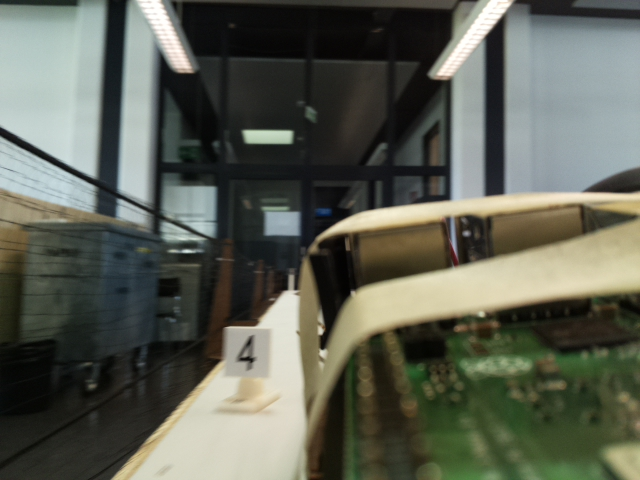
#> input picture Informatiker/Jupyter-Testskripts/images/test_run2/small/imageFromWeb_000.jpg, 640 x 480 px
$ jupyter execute detect_Signal_8_Integral_Test-Run2_small_white.ipynb
#> lines starting #> are read from the running program, lines starting #| are printed output that depends on the picture
Idee:
Es wird nach einem Quadrat gesucht mit definierter Grösse. Im Bild wird der Ausschnitt gesucht, welcher zur passenden Grösse die grösste weisse Fläche hat.

Ausgangssituation:
Da die Platte auf der sich die Schienen befindet weiss ist, findet der Algorithmus oft einen Punkt auf der Platte und nicht das weisse Signal.

[cell 1]
import cv2
import matplotlib.pyplot as plt

image = cv2.imread('images/test_run2/small/imageFromWeb_000.jpg')
#> image is the input picture: shape (480, 640, 3); mean B, G, R 85.1, 96.4, 93.2
hsv = cv2.cvtColor(image, cv2.COLOR_BGR2HSV)  #convert it to hsv
#> hsv: shape (480, 640, 3); mean H, S, V 53.2, 55.3, 99.5
plt.imshow(image)

[cell 2]
sub = image[300:450, 80:380]
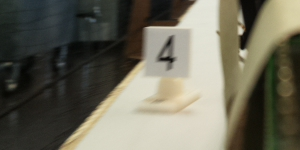
#> sub: shape (150, 300, 3); mean B, G, R 89.5, 104.3, 106.9
sub_gray = cv2.cvtColor(sub, cv2.COLOR_RGB2GRAY)
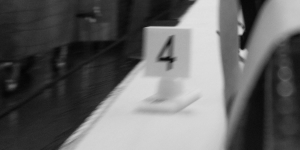
#> sub_gray: shape (150, 300); min 4, max 226, mean 100.2
hsv = cv2.cvtColor(image, cv2.COLOR_BGR2HSV)  # convert it to hsv
h, s, v = cv2.split(hsv)
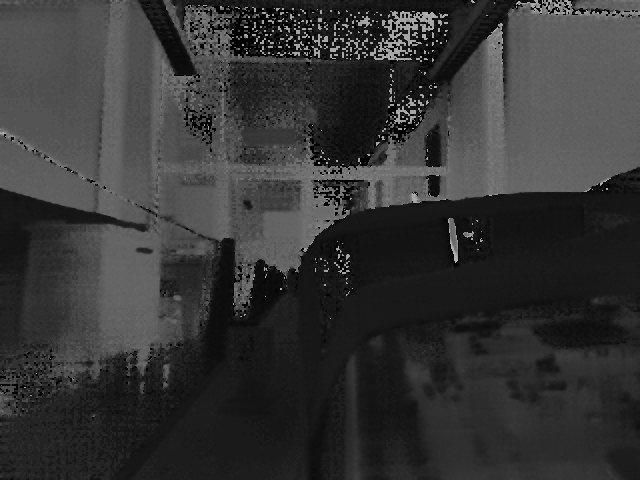
#> h: shape (480, 640); min 0, max 179, mean 53.2
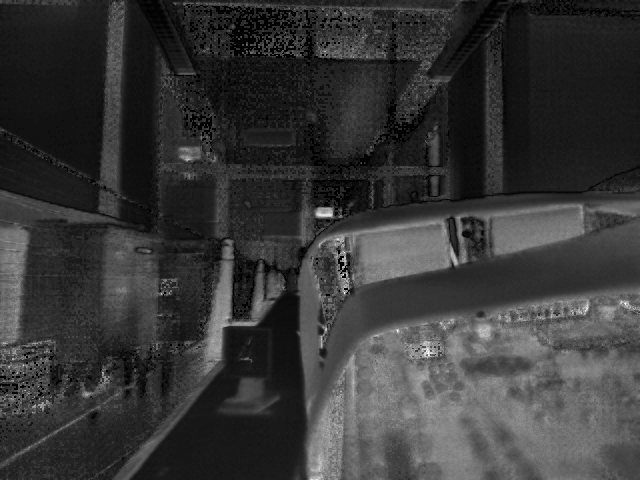
#> s: shape (480, 640); min 0, max 255, mean 55.3
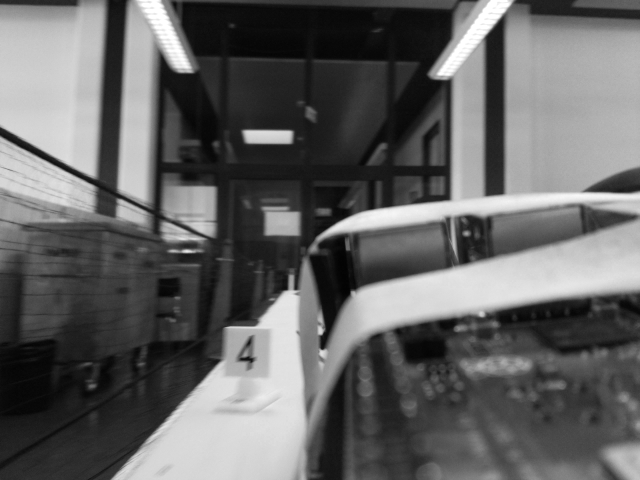
#> v: shape (480, 640); min 2, max 255, mean 99.5
v+=255
final_hsv = cv2.merge((h, s, v))
#> final_hsv: shape (480, 640, 3); mean H, S, V 53.2, 55.3, 98.5

image = cv2.cvtColor(final_hsv, cv2.COLOR_HSV2BGR)
integral_image = cv2.integral(sub_gray)
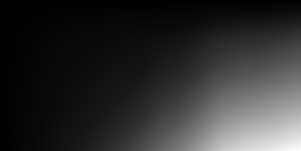
#> integral_image: shape (151, 301) int32; min 0, max 4508851, mean 821979.9; drawn with min black and max white

plt.subplot(1,3,1)
plt.imshow(image)
plt.subplot(1,3,2)
plt.imshow(sub_gray)
plt.subplot(1,3,3)
plt.imshow(integral_image)
#> figure, not shown here; B, G, R data is drawn as R, G, B

[cell 3]
# sum = C + A - B - D\n",
# see https://en.wikipedia.org/wiki/Haar-like_feature\n",
def haar_feature(integral_image, height, width, row, col):
    c = integral_image[row+height, col+width]
    a = integral_image[row, col]
    b = integral_image[row, col+width]
    d = integral_image[row+height, col]
    return c + a - b - d

def find_rect(integral_image, height, width):
#> called with height = 50, width = 50
    max_value = 0
    max_position = (0,0)
    for row in range(integral_image.shape[0] - height - 5):
        for col in range(integral_image.shape[1] - width - 5):
            value = haar_feature(integral_image, height, width, row, col)
            if value > max_value:
                max_value = value
                max_position = (row, col)
#> this loop made 96 passes
    return max_position

[cell 4]
height = 50
width = 50
pos = find_rect(integral_image, height, width)

# display result\n",
displayed_image = cv2.cvtColor(sub_gray, cv2.COLOR_GRAY2RGB)
# OpenCV wants the position in x and y, which is different as row, col\n",
pos_xy = (pos[1], pos[0])
pos2_xy = (pos[1]+width, pos[0]+height)
cv2.rectangle(displayed_image, pos_xy, pos2_xy, (255, 0,0), 1)
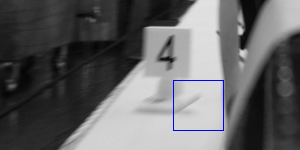
#> displayed_image: shape (150, 300, 3); mean B, G, R 100.5, 99.3, 99.3
plt.imshow(displayed_image)

$ run again, with Informatiker/Jupyter-Testskripts/images/test_run2/small/imageFromWeb_015.jpg copied over Informatiker/Jupyter-Testskripts/images/test_run2/small/imageFromWeb_000.jpg
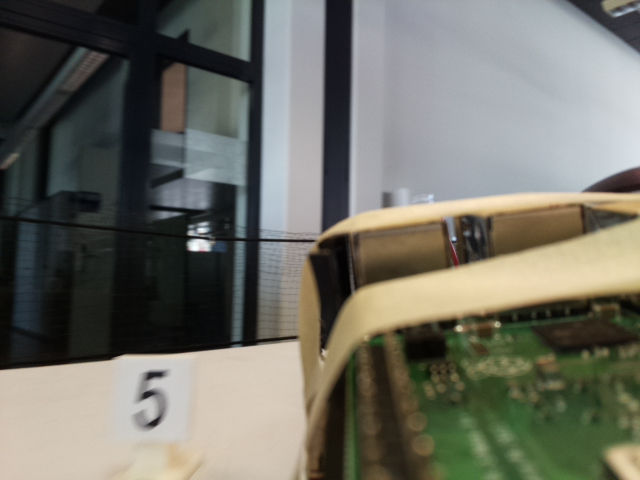
#> input picture Informatiker/Jupyter-Testskripts/images/test_run2/small/imageFromWeb_015.jpg, 640 x 480 px
#> image is the input picture: shape (480, 640, 3); mean B, G, R 102.1, 111.4, 111.6
#> hsv: shape (480, 640, 3); mean H, S, V 64.6, 54.8, 118.3
#> final_hsv: shape (480, 640, 3); mean H, S, V 64.6, 54.8, 117.3
#> `integral_image = cv2.integral(sub_gray)`:
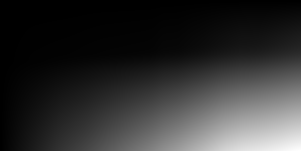
#> integral_image: shape (151, 301) int32; min 0, max 5580143, mean 1073382.6; drawn with min black and max white
#> the loop in find_rect, `for row in range(integral_image.shape[0] - height - 5):` made 96 passes
#> `cv2.rectangle(displayed_image, pos_xy, pos2_xy, (255, 0,0), 1)`:
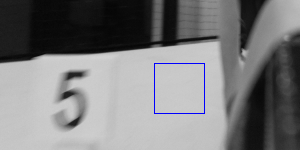
#> displayed_image: shape (150, 300, 3); mean B, G, R 124.3, 123.1, 123.1

$ run again, with Informatiker/Jupyter-Testskripts/images/test_run2/small/imageFromWeb_035.jpg copied over Informatiker/Jupyter-Testskripts/images/test_run2/small/imageFromWeb_000.jpg
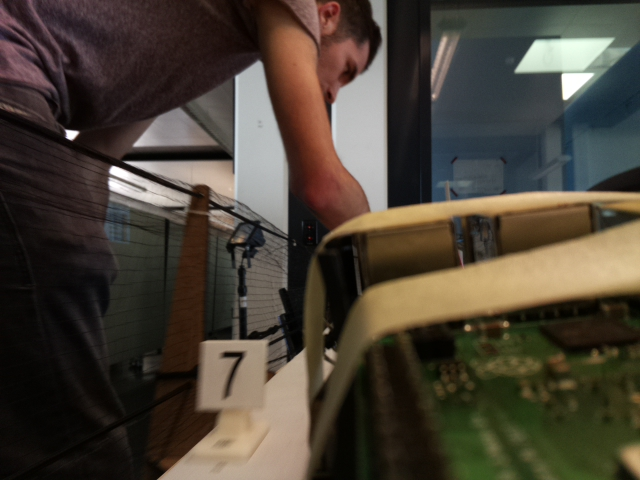
#> input picture Informatiker/Jupyter-Testskripts/images/test_run2/small/imageFromWeb_035.jpg, 640 x 480 px
#> image is the input picture: shape (480, 640, 3); mean B, G, R 54.4, 65.5, 73.6
#> hsv: shape (480, 640, 3); mean H, S, V 43, 95.8, 76.7
#> `h, s, v = cv2.split(hsv)`:
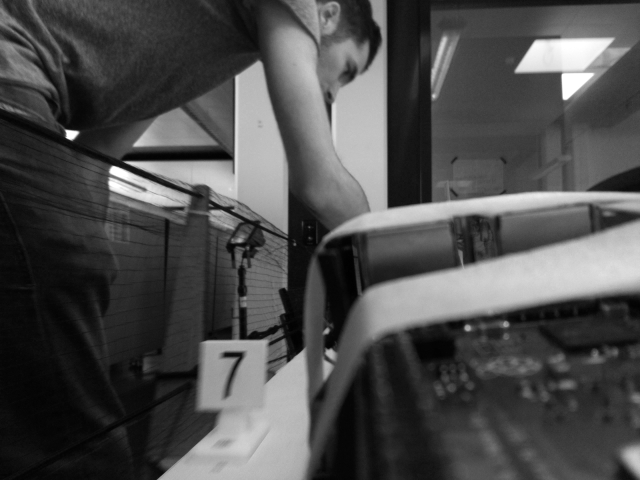
#> v: shape (480, 640); min 0, max 255, mean 76.7
#> final_hsv: shape (480, 640, 3); mean H, S, V 43, 95.8, 75.7
#> the loop in find_rect, `for row in range(integral_image.shape[0] - height - 5):` made 96 passes
#> `cv2.rectangle(displayed_image, pos_xy, pos2_xy, (255, 0,0), 1)`:
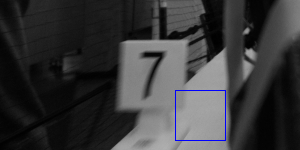
#> displayed_image: shape (150, 300, 3); mean B, G, R 57, 55.9, 55.9

$ run again, with Informatiker/Jupyter-Testskripts/images/test_run2/small/imageFromWeb_062.jpg copied over Informatiker/Jupyter-Testskripts/images/test_run2/small/imageFromWeb_000.jpg
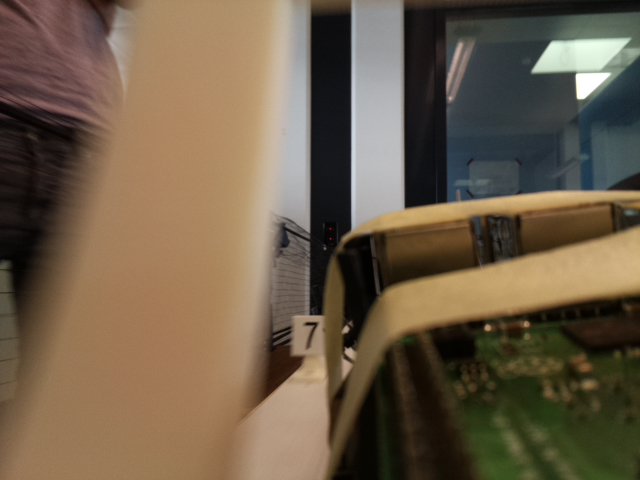
#> input picture Informatiker/Jupyter-Testskripts/images/test_run2/small/imageFromWeb_062.jpg, 640 x 480 px
#> image is the input picture: shape (480, 640, 3); mean B, G, R 73.4, 93.8, 109.9
#> hsv: shape (480, 640, 3); mean H, S, V 35.2, 98.8, 112.5
#> final_hsv: shape (480, 640, 3); mean H, S, V 35.2, 98.8, 111.5
#> the loop in find_rect, `for row in range(integral_image.shape[0] - height - 5):` made 96 passes
#> `cv2.rectangle(displayed_image, pos_xy, pos2_xy, (255, 0,0), 1)`:
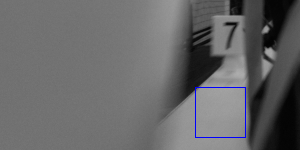
#> displayed_image: shape (150, 300, 3); mean B, G, R 104.3, 103.2, 103.2
